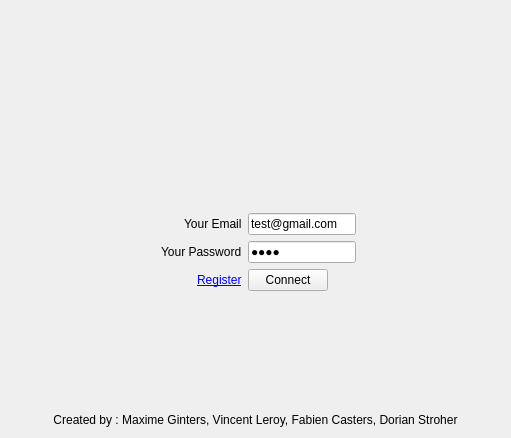
<?xml version="1.0" encoding="UTF-8"?>
<ui version="4.0">
 <class>WidgetLogin</class>
 <widget class="QWidget" name="WidgetLogin">
  <property name="geometry">
   <rect>
    <x>0</x>
    <y>0</y>
    <width>511</width>
    <height>438</height>
   </rect>
  </property>
  <property name="windowTitle">
   <string>Form</string>
  </property>
  <layout class="QVBoxLayout" name="verticalLayout">
   <item>
    <spacer name="verticalSpacer_2">
     <property name="orientation">
      <enum>Qt::Vertical</enum>
     </property>
     <property name="sizeType">
      <enum>QSizePolicy::Minimum</enum>
     </property>
     <property name="sizeHint" stdset="0">
      <size>
       <width>20</width>
       <height>40</height>
      </size>
     </property>
    </spacer>
   </item>
   <item>
    <widget class="QLabel" name="label_3">
     <property name="font">
      <font>
       <pointsize>76</pointsize>
      </font>
     </property>
     <property name="text">
      <string/>
     </property>
     <property name="pixmap">
      <pixmap resource="Ressources.qrc">:/images/logo.png</pixmap>
     </property>
     <property name="alignment">
      <set>Qt::AlignCenter</set>
     </property>
    </widget>
   </item>
   <item>
    <spacer name="verticalSpacer">
     <property name="orientation">
      <enum>Qt::Vertical</enum>
     </property>
     <property name="sizeType">
      <enum>QSizePolicy::Minimum</enum>
     </property>
     <property name="sizeHint" stdset="0">
      <size>
       <width>20</width>
       <height>40</height>
      </size>
     </property>
    </spacer>
   </item>
   <item>
    <layout class="QFormLayout" name="formLayout">
     <property name="fieldGrowthPolicy">
      <enum>QFormLayout::FieldsStayAtSizeHint</enum>
     </property>
     <property name="labelAlignment">
      <set>Qt::AlignRight|Qt::AlignTrailing|Qt::AlignVCenter</set>
     </property>
     <property name="formAlignment">
      <set>Qt::AlignHCenter|Qt::AlignTop</set>
     </property>
     <item row="0" column="0">
      <widget class="QLabel" name="label">
       <property name="text">
        <string>Your Email</string>
       </property>
      </widget>
     </item>
     <item row="0" column="1">
      <widget class="QLineEdit" name="_emailInput">
       <property name="text">
        <string>test@gmail.com</string>
       </property>
      </widget>
     </item>
     <item row="1" column="0">
      <widget class="QLabel" name="label_2">
       <property name="text">
        <string>Your Password</string>
       </property>
      </widget>
     </item>
     <item row="1" column="1">
      <widget class="QLineEdit" name="_passwordInput">
       <property name="text">
        <string>titi</string>
       </property>
       <property name="echoMode">
        <enum>QLineEdit::Password</enum>
       </property>
      </widget>
     </item>
     <item row="2" column="1">
      <widget class="QPushButton" name="_connectButton">
       <property name="text">
        <string>Connect</string>
       </property>
      </widget>
     </item>
     <item row="2" column="0">
      <widget class="QLabel" name="label_5">
       <property name="text">
        <string>&lt;a href=&quot;http://skypy.wayt.me/&quot;&gt;Register&lt;/a&gt;</string>
       </property>
       <property name="openExternalLinks">
        <bool>true</bool>
       </property>
      </widget>
     </item>
    </layout>
   </item>
   <item>
    <spacer name="verticalSpacer_3">
     <property name="orientation">
      <enum>Qt::Vertical</enum>
     </property>
     <property name="sizeType">
      <enum>QSizePolicy::Minimum</enum>
     </property>
     <property name="sizeHint" stdset="0">
      <size>
       <width>20</width>
       <height>40</height>
      </size>
     </property>
    </spacer>
   </item>
   <item>
    <widget class="QLabel" name="label_4">
     <property name="midLineWidth">
      <number>0</number>
     </property>
     <property name="text">
      <string>Created by : Maxime Ginters, Vincent Leroy, Fabien Casters, Dorian Stroher</string>
     </property>
     <property name="alignment">
      <set>Qt::AlignBottom|Qt::AlignHCenter</set>
     </property>
    </widget>
   </item>
  </layout>
 </widget>
 <resources>
  <include location="Ressources.qrc"/>
 </resources>
 <connections/>
</ui>
